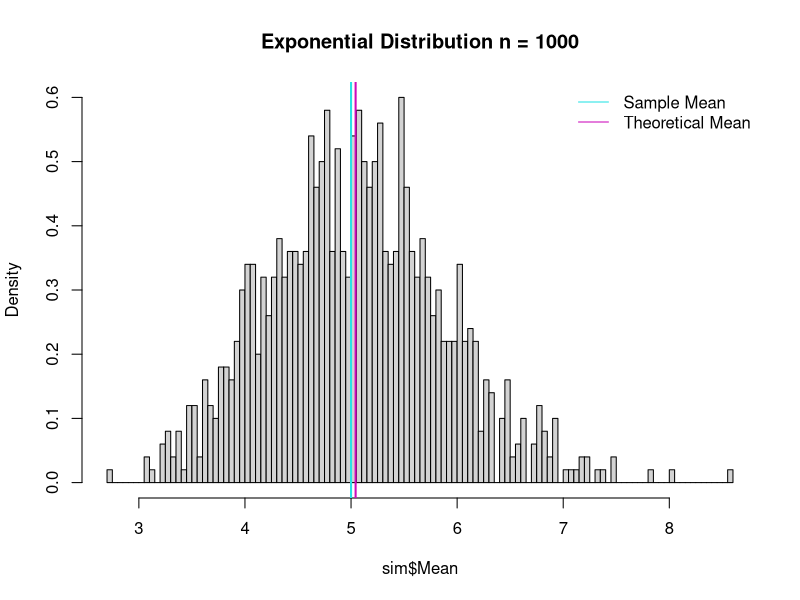
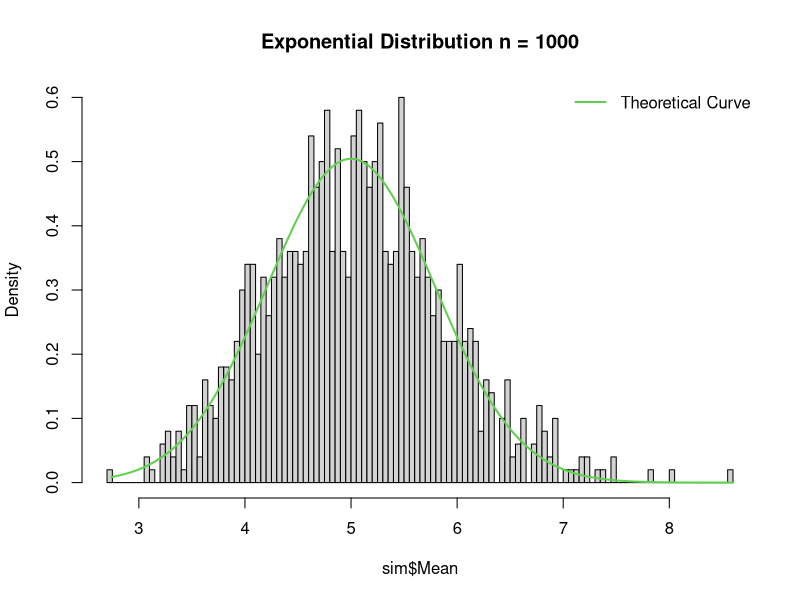
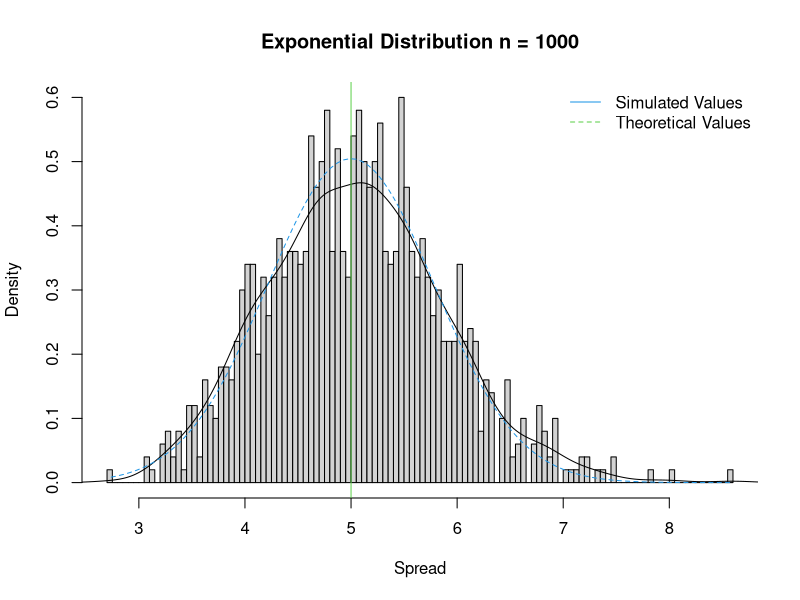
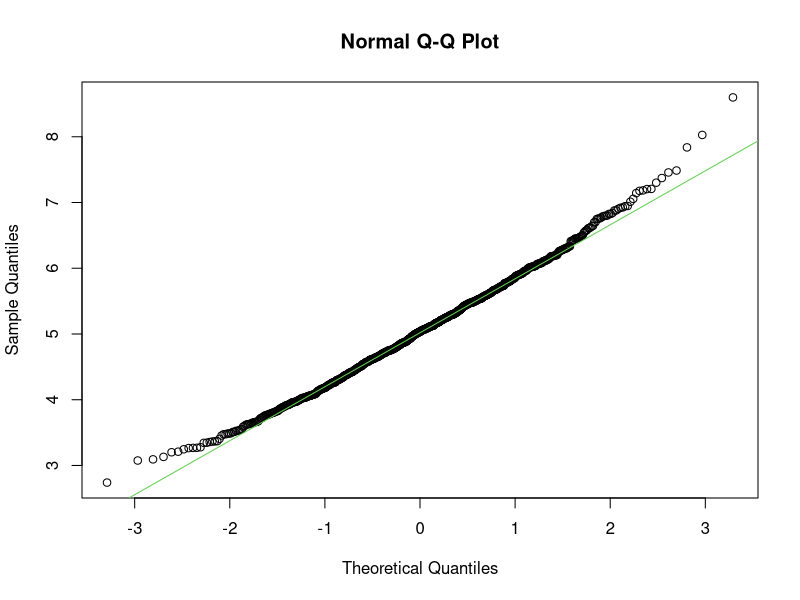

Here is the R script that generated these plots, in order:
lambda = 0.2
n = 40 
nosim = 1000

set.seed(300)


sim <- data.frame(ncol=1,nrow=1000)
names(sim) <- c("Mean")

for (i in 1:nosim)
{
 
sim[i,1] <- mean(rexp(n,lambda))
}

sample_mean <- mean(sim$Mean)
sample_mean

theor_mean <- 1/lambda
theor_mean

hist(sim$Mean, 
     breaks = 100, 
     prob = TRUE, 
     main="Exponential Distribution n = 1000", 
  )
abline(v = theor_mean, 
       col= 5,
       lwd = 2)
abline(v = sample_mean, 
       col = 6,
       lwd = 2)

legend('topright', c("Sample Mean", "Theoretical Mean"), 
       bty = "n",       
       lty = c(1,1), 
       col = c(col = 5, col = 6))

sample_var <- var(sim$Mean)
theor_var <- ((1/lambda)^2)/40

sample_var

theor_var

hist(sim$Mean, 
     breaks = 100, 
     prob = TRUE, 
     main = "Exponential Distribution n = 1000", 
     )
xfit <- seq(min(sim$Mean), max(sim$Mean), length = 100)
yfit <- dnorm(xfit, mean = 1/lambda, sd = (1/lambda/sqrt(40)))
lines(xfit, yfit, pch = 22, col = 3, lwd = 2)
legend('topright', c("Theoretical Curve"), 
       lty = 1,lwd = 2, bty = "n", col = 3)



hist(sim$Mean, 
     breaks = 100, 
     prob = TRUE, 
     main = "Exponential Distribution n = 1000", 
     xlab = "Spread")
lines(density(sim$Mean))
abline(v = 1/lambda, col = 3)
xfit <- seq(min(sim$Mean), max(sim$Mean), length = 100)
yfit <- dnorm(xfit, mean = 1/lambda, sd = (1/lambda/sqrt(40)))
lines(xfit, yfit, pch = 22, col = 4, lty = 2)
legend('topright', c("Simulated Values", "Theoretical Values"), 
       bty = "n", lty = c(1,2), col = c(4, 3))



qqnorm(sim$Mean, 
       main ="Normal Q-Q Plot")
qqline(sim$Mean, 
       col = "3")




